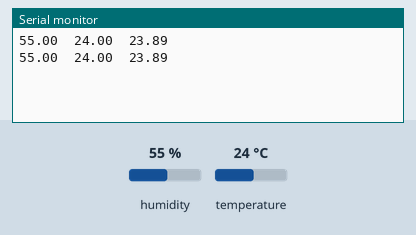
Simulated run of this sketch. Board: Arduino Uno, built with avr-gcc and run on an emulated ATmega328P. On the bench: the last lines printed to the serial monitor. Inputs (shaded band) come from the test bench; at power-on: humidity 55 %, temperature 24 °C.

Above: at 4.8 s.
4.9 s: humidity set to 22 %
At 6.9 s:
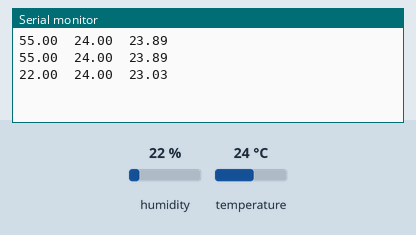
7.9 s: temperature set to 12 °C
At 8.7 s:
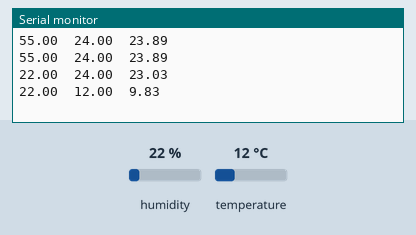
10.9 s: humidity set to 40 %
At 13.4 s:
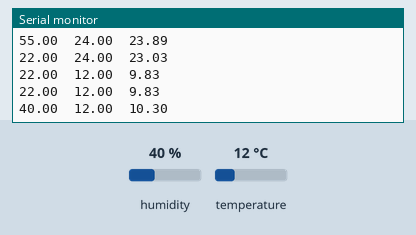
Timing chart, 0 to 14.9 s (numbered marks = the images above; inputs shaded):
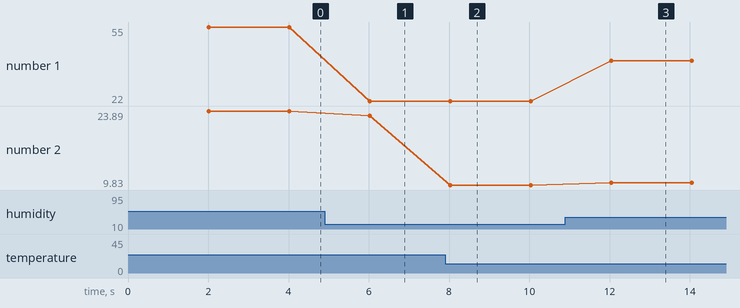

Measured:
- after the input at 4.9 s, the serial monitor: prints a new line after 1.1 s (image 1)
- after the input at 7.9 s, the serial monitor: prints a new line after 0.13 s (image 2)
- after the input at 10.9 s, the serial monitor: prints a new line after 1.1 s (image 3)
- plotted number 1: 55 → 22 after the input at 4.9 s, 22 → 40 after the input at 10.9 s
- plotted number 2: 23.89 → 23.03 after the input at 4.9 s, 23.03 → 9.83 after the input at 7.9 s, 9.83 → 10.3 after the input at 10.9 s

The sketch:

Aduino_DHT22.ino
```cpp
#include "DHT.h"

#define DHTTYPE DHT22
#define DHTPIN 8

DHT dht(DHTPIN, DHTTYPE);

float t_val[3] = {0};

void setup() {
  Serial.begin(9600);
  dht.begin();
}

void loop() {
  delay(2000);
  get_val(t_val);
  Serial.print(t_val[0]);
  Serial.print("  ");
  Serial.print(t_val[1]);
  Serial.print("  ");
  Serial.println(t_val[2]);
}

float get_val(float val[]) {
  if (isnan(val[0]) || isnan(val[1])) {
    return;
  }
  val[0] = dht.readHumidity();
  val[1] = dht.readTemperature();
  val[2] = dht.computeHeatIndex(val[1], val[0], false);
}
```
